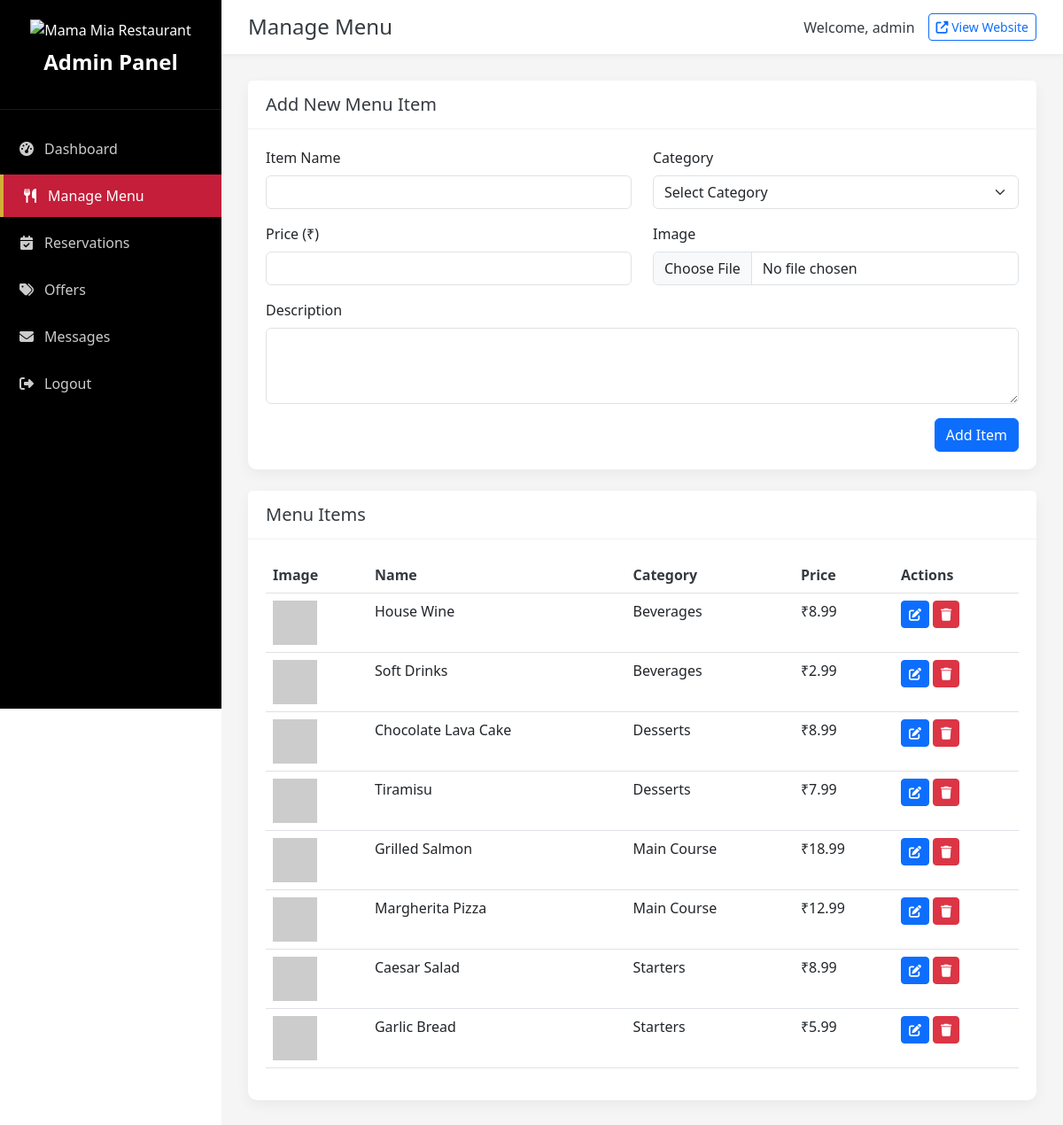
Screenshot of /admin/manage_menu.php (signed in) with the database file from the repository.
### tables this page shows
CREATE TABLE menu_items (
    id INT(11) AUTO_INCREMENT PRIMARY KEY,
    name VARCHAR(100) NOT NULL,
    category VARCHAR(50) NOT NULL,
    price DECIMAL(10,2) NOT NULL,
    description TEXT,
    image VARCHAR(255) NOT NULL
);

### admin/manage_menu.php (the view, shortened to what this page needs)
<?php
require_once '../includes/db.php';
$menu_items_query = "SELECT * FROM menu_items ORDER BY category, name";
$menu_items_result = $conn->query($menu_items_query);
$edit_item = null;
?>
<!DOCTYPE html>
<html lang="en">
<head>
    <link href="https://cdn.jsdelivr.net/npm/bootstrap@5.3.0/dist/css/bootstrap.min.css" rel="stylesheet">
    <link rel="stylesheet" href="https://cdnjs.cloudflare.com/ajax/libs/font-awesome/6.4.0/css/all.min.css">
    <link rel="stylesheet" href="../assets/css/admin.css">
</head>
<body>
    <div class="admin-container">
        <div class="admin-sidebar">
            <div class="sidebar-header">
                <img src="../assets/images/logo.png" alt="Mama Mia Restaurant" height="40">
                <h4>Admin Panel</h4>
            </div>
            <ul class="sidebar-menu">
                <li>
                    <a href="dashboard.php">
                        <i class="fas fa-tachometer-alt"></i>
                        <span>Dashboard</span>
                    </a>
                </li>
                <li class="active">
                    <a href="manage_menu.php">
                        <i class="fas fa-utensils"></i>
                        <span>Manage Menu</span>
                    </a>
                </li>
                <li>
                    <a href="manage_reservations.php">
                        <i class="fas fa-calendar-check"></i>
                        <span>Reservations</span>
                    </a>
                </li>
                <li>
                    <a href="manage_offers.php">
                        <i class="fas fa-tags"></i>
                        <span>Offers</span>
                    </a>
                </li>
                <li>
                    <a href="manage_messages.php">
                        <i class="fas fa-envelope"></i>
                        <span>Messages</span>
                    </a>
                </li>
                <li>
                    <a href="logout.php">
                        <i class="fas fa-sign-out-alt"></i>
                        <span>Logout</span>
                    </a>
                </li>
            </ul>
        </div>
        <div class="admin-content">
            <div class="admin-topbar">
                <div class="topbar-left">
                    <h2>Manage Menu</h2>
                </div>
                <div class="topbar-right">
                    <span>Welcome, <?php echo $_SESSION['admin_username']; ?></span>
                    <a href="../index.php" class="btn btn-sm btn-outline-primary" target="_blank">
                        <i class="fas fa-external-link-alt"></i> View Website
                    </a>
                </div>
            </div>
            <div class="menu-content">
                <div class="card mb-4">
                    <div class="card-header">
                        <h5><?php echo $edit_item ? 'Edit Menu Item' : 'Add New Menu Item'; ?></h5>
                    </div>
                    <div class="card-body">
                        <form action="manage_menu.php" method="post" enctype="multipart/form-data">
                            <div class="row">
                                <div class="col-md-6 mb-3">
                                    <label for="name" class="form-label">Item Name</label>
                                    <input type="text" class="form-control" id="name" name="name" value="<?php echo $edit_item ? $edit_item['name'] : ''; ?>" required>
                                </div>
                                <div class="col-md-6 mb-3">
                                    <label for="category" class="form-label">Category</label>
                                    <select class="form-select" id="category" name="category" required>
                                        <option value="" selected disabled>Select Category</option>
                                    </select>
                                </div>
                            </div>
                            <div class="row">
                                <div class="col-md-6 mb-3">
                                    <label for="price" class="form-label">Price (₹)</label>
                                    <input type="number" class="form-control" id="price" name="price" step="0.01" value="<?php echo $edit_item ? $edit_item['price'] : ''; ?>" required>
                                </div>
                                <div class="col-md-6 mb-3">
                                    <label for="image" class="form-label">Image</label>
                                    <input type="file" class="form-control" id="image" name="image" accept="image/*" <?php echo !$edit_item ? 'required' : ''; ?>>
                                </div>
                            </div>
                            <div class="mb-3">
                                <label for="description" class="form-label">Description</label>
                                <textarea class="form-control" id="description" name="description" rows="3" required><?php echo $edit_item ? $edit_item['description'] : ''; ?></textarea>
                            </div>
                            <div class="text-end">
                                <?php if ($edit_item): ?>
                                    <a href="manage_menu.php" class="btn btn-secondary">Cancel</a>
                                    <button type="submit" name="edit_menu_item" class="btn btn-primary">Update Item</button>
                                <?php else: ?>
                                    <button type="submit" name="add_menu_item" class="btn btn-primary">Add Item</button>
                                <?php endif; ?>
                            </div>
                        </form>
                    </div>
                </div>
                <div class="card">
                    <div class="card-header">
                        <h5>Menu Items</h5>
                    </div>
                    <div class="card-body">
                        <div class="table-responsive">
                            <table class="table table-hover">
                                <thead>
                                    <tr>
                                        <th>Image</th>
                                        <th>Name</th>
                                        <th>Category</th>
                                        <th>Price</th>
                                        <th>Actions</th>
                                    </tr>
                                </thead>
                                <tbody>
                                    <?php if ($menu_items_result->num_rows > 0): ?>
                                        <?php while ($row = $menu_items_result->fetch_assoc()): ?>
                                            <tr>
                                                <td>
                                                    <?php if (!empty($row['image']) && file_exists("../assets/images/menu/" . $row['image'])): ?>
                                                        <img src="../assets/images/menu/<?php echo $row['image']; ?>" alt="<?php echo $row['name']; ?>" height="50">
                                                    <?php else: ?>
                                                        <img src="https://via.placeholder.com/50" alt="No Image" height="50">
                                                    <?php endif; ?>
                                                </td>
                                                <td><?php echo $row['name']; ?></td>
                                                <td><?php echo $row['category']; ?></td>
                                                <td>₹<?php echo number_format($row['price'], 2); ?></td>
                                                <td>
                                                    <a href="manage_menu.php?edit=<?php echo $row['id']; ?>" class="btn btn-sm btn-primary">
                                                        <i class="fas fa-edit"></i>
                                                    </a>
                                                    <a href="manage_menu.php?delete=<?php echo $row['id']; ?>" class="btn btn-sm btn-danger" onclick="return confirm('Are you sure you want to delete this item?');">
                                                        <i class="fas fa-trash"></i>
                                                    </a>
                                                </td>
                                            </tr>
                                        <?php endwhile; ?>
                                    <?php else: ?>
                                        <tr>
                                            <td colspan="5" class="text-center">No menu items found</td>
                                        </tr>
                                    <?php endif; ?>
                                </tbody>
                            </table>
                        </div>
                    </div>
                </div>
            </div>
        </div>
    </div>
</body>
</html>

### assets/css/admin.css (style rules this page uses)
:root { --primary-color: #c41e3a; --secondary-color: #000000; --accent-color: #d4af37; --light-color: #f8f9fa; --dark-color: #343a40; }
.admin-container { display: flex; min-height: 100vh; }
.admin-sidebar { width: 250px; background-color: var(--secondary-color); color: white; padding: 20px 0; position: fixed; height: 100vh; overflow-y: auto; z-index: 1000; }
.sidebar-header { text-align: center; padding: 0 20px 30px; border-bottom: 1px solid rgba(255, 255, 255, 0.1); }
.sidebar-header h4 { margin-top: 10px; font-weight: 700; }
.sidebar-menu { list-style: none; padding: 0; margin: 20px 0 0; }
.sidebar-menu li { margin-bottom: 5px; }
.sidebar-menu li a { display: flex; align-items: center; color: rgba(255, 255, 255, 0.8); padding: 12px 20px; text-decoration: none; transition: all 0.3s ease; }
.sidebar-menu li.active a { color: white; background-color: var(--primary-color); border-left: 4px solid var(--accent-color); }
.sidebar-menu li a i { margin-right: 10px; width: 20px; text-align: center; }
.admin-content { flex: 1; margin-left: 250px; background-color: #f5f5f5; }
.admin-topbar { background-color: white; padding: 15px 30px; display: flex; justify-content: space-between; align-items: center; box-shadow: 0 2px 5px rgba(0, 0, 0, 0.05); }
.admin-topbar h2 { margin: 0; font-size: 1.5rem; color: var(--dark-color); }
.admin-topbar .topbar-right { display: flex; align-items: center; }
.admin-topbar .topbar-right span { margin-right: 15px; color: var(--dark-color); }
.dashboard-content, .menu-content, .reservations-content, .offers-content, .messages-content { padding: 30px; }
.card { border: none; border-radius: 10px; box-shadow: 0 5px 15px rgba(0, 0, 0, 0.05); margin-bottom: 20px; }
.card-header { background-color: white; border-bottom: 1px solid rgba(0, 0, 0, 0.05); padding: 15px 20px; display: flex; justify-content: space-between; align-items: center; }
.card-header h5 { margin: 0; color: var(--dark-color); }
.card-body { padding: 20px; }
.table th { border-top: none; font-weight: 600; color: var(--dark-color); }

### rows the page displays
menu_items: name "House Wine", category "Beverages", price "8.99"
menu_items: name "Soft Drinks", category "Beverages", price "2.99"
menu_items: name "Chocolate Lava Cake", category "Desserts", price "8.99"
menu_items: name "Tiramisu", category "Desserts", price "7.99"
menu_items: name "Grilled Salmon", category "Main Course", price "18.99"
menu_items: name "Margherita Pizza", category "Main Course", price "12.99"
menu_items: name "Caesar Salad", category "Starters", price "8.99"
menu_items: name "Garlic Bread", category "Starters", price "5.99"

### other values shown
$_SESSION['admin_username'] "admin"
